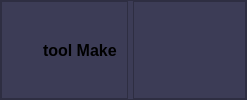
     <widget class="QFrame" name="header_frame">
      <property name="minimumSize">
       <size>
        <width>0</width>
        <height>30</height>
       </size>
      </property>
      <property name="styleSheet">
       <string notr="true">background-color:rgb(60, 60, 86)</string>
      </property>
      <property name="frameShape">
       <enum>QFrame::StyledPanel</enum>
      </property>
      <property name="frameShadow">
       <enum>QFrame::Raised</enum>
      </property>
      <layout class="QHBoxLayout" name="horizontalLayout">
       <property name="spacing">
        <number>0</number>
       </property>
       <property name="leftMargin">
        <number>0</number>
       </property>
       <property name="topMargin">
        <number>0</number>
       </property>
       <property name="rightMargin">
        <number>0</number>
       </property>
       <property name="bottomMargin">
        <number>0</number>
       </property>
       <item alignment="Qt::AlignLeft">
        <widget class="QFrame" name="header_left_frame">
         <property name="styleSheet">
          <string notr="true">margin-right:5px</string>
         </property>
         <property name="frameShape">
          <enum>QFrame::StyledPanel</enum>
         </property>
         <property name="frameShadow">
          <enum>QFrame::Raised</enum>
         </property>
         <layout class="QHBoxLayout" name="horizontalLayout_2">
          <property name="spacing">
           <number>0</number>
          </property>
          <property name="leftMargin">
           <number>0</number>
          </property>
          <property name="topMargin">
           <number>0</number>
          </property>
          <property name="rightMargin">
           <number>0</number>
          </property>
          <property name="bottomMargin">
           <number>0</number>
          </property>
          <item>
           <widget class="QPushButton" name="logo">
            <property name="styleSheet">
             <string notr="true">QPushButton{
border:none;
}</string>
            </property>
            <property name="text">
             <string/>
            </property>
            <property name="icon">
             <iconset resource="asserts/icon/icon.qrc">
              <normaloff>:/icon/Tool.svg</normaloff>:/icon/Tool.svg</iconset>
            </property>
            <property name="iconSize">
             <size>
              <width>24</width>
              <height>24</height>
             </size>
            </property>
           </widget>
          </item>
          <item>
           <widget class="QLabel" name="title">
            <property name="font">
             <font>
              <family>SansSerif</family>
              <pointsize>12</pointsize>
              <weight>75</weight>
              <bold>true</bold>
             </font>
            </property>
            <property name="text">
             <string>tool Make</string>
            </property>
           </widget>
          </item>
         </layout>
        </widget>
       </item>
       <item alignment="Qt::AlignRight">
        <widget class="QFrame" name="header_right_frame">
         <property name="styleSheet">
          <string notr="true">QPushButton{
border:none;
margin-right:5px;
}</string>
         </property>
         <property name="frameShape">
          <enum>QFrame::StyledPanel</enum>
         </property>
         <property name="frameShadow">
          <enum>QFrame::Raised</enum>
         </property>
         <layout class="QHBoxLayout" name="horizontalLayout_3">
          <property name="spacing">
           <number>0</number>
          </property>
          <property name="leftMargin">
           <number>0</number>
          </property>
          <property name="topMargin">
           <number>0</number>
          </property>
          <property name="rightMargin">
           <number>0</number>
          </property>
          <property name="bottomMargin">
           <number>0</number>
          </property>
          <item>
           <widget class="QPushButton" name="minimize_btn">
            <property name="text">
             <string/>
            </property>
            <property name="icon">
             <iconset resource="asserts/icon/icon.qrc">
              <normaloff>:/icon/Minimize.svg</normaloff>:/icon/Minimize.svg</iconset>
            </property>
            <property name="iconSize">
             <size>
              <width>16</width>
              <height>16</height>
             </size>
            </property>
           </widget>
          </item>
          <item>
           <widget class="QPushButton" name="maximize_btn">
            <property name="text">
             <string/>
            </property>
            <property name="icon">
             <iconset resource="asserts/icon/icon.qrc">
              <normaloff>:/icon/maximize.svg</normaloff>:/icon/maximize.svg</iconset>
            </property>
           </widget>
          </item>
          <item>
           <widget class="QPushButton" name="close_btn">
            <property name="text">
             <string/>
            </property>
            <property name="icon">
             <iconset resource="asserts/icon/icon.qrc">
              <normaloff>:/icon/close.svg</normaloff>:/icon/close.svg</iconset>
            </property>
           </widget>
          </item>
         </layout>
        </widget>
       </item>
      </layout>
     </widget>
